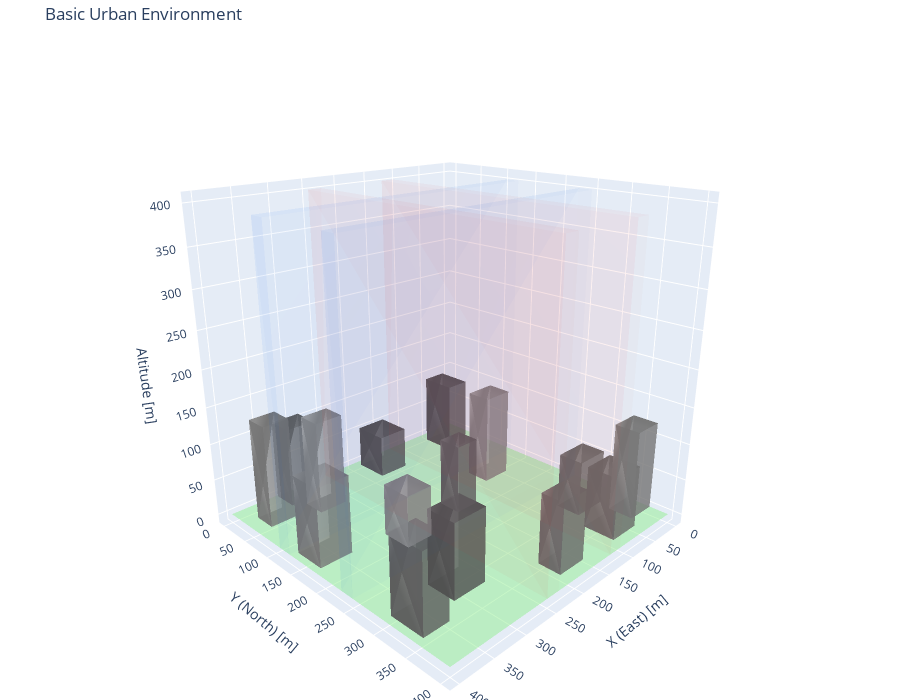

The cell this chart's notebook holds for it:
### Markdown cell above
## Example 1: Basic Urban Environment

2x2 corridor grid with 15 buildings.

### Code cell
corridors = generate_corridors(num_ew=2, num_ns=2, width="20", spacing="120", seed=42)
buildings = generate_buildings(corridors, num_buildings=15, seed=42)

print(f"Corridors: {len(corridors)}")
print(f"Buildings: {len(buildings)}")

fig = visualize_urban_environment(corridors, buildings, title="Basic Urban Environment")
fig.show()

### Figure 1 — Plotly figure (JSON) as saved in the notebook; plotly's stock layout.template omitted (floating-point values rounded to 4 significant figures)
{"data": [{"color": "lightgreen", "hoverinfo": "skip", "i": [0, 0], "j": [1, 2], "k": [2, 3], "name": "Ground", "opacity": 0.5, "type": "mesh3d", "x": [0, 400, 400, 0], "y": [0, 0, 400, 400], "z": [0, 0, 0, 0]}, {"color": "rgb(100, 100, 100)", "hovertemplate": "Building 0<br>Position: (172.2, 34.4)<br>Size: 43.5 x 47.8m<br>Height: 58.7m<extra></extra>", "i": [0, 0, 4, 4, 0, 1, 0, 3, 1, 2, 4, 5], "j": [1, 2, 5, 6, 1, 5, 3, 7, 2, 6, 5, 6], "k": [2, 3, 6, 7, 4, 4, 4, 4, 5, 5, 1, 2], "name": "Building 0", "opacity": 0.8, "type": "mesh3d", "x": [150.4, 193.9, 193.9, 150.4, 150.4, 193.9, 193.9, 150.4], "y": [10.49, 10.49, 58.34, 58.34, 10.49, 10.49, 58.34, 58.34], "z": [0, 0, 0, 0, 58.69, 58.69, 58.69, 58.69]}, {"color": "rgb(115, 115, 115)", "hovertemplate": "Building 1<br>Position: (311.1, 19.6)<br>Size: 40.9 x 34.4m<br>Height: 108.9m<extra></extra>", "i": [0, 0, 4, 4, 0, 1, 0, 3, 1, 2, 4, 5], "j": [1, 2, 5, 6, 1, 5, 3, 7, 2, 6, 5, 6], "k": [2, 3, 6, 7, 4, 4, 4, 4, 5, 5, 1, 2], "name": "Building 1", "opacity": 0.8, "type": "mesh3d", "x": [290.7, 331.6, 331.6, 290.7, 290.7, 331.6, 331.6, 290.7], "y": [2.376, 2.376, 36.78, 36.78, 2.376, 2.376, 36.78, 36.78], "z": [0, 0, 0, 0, 108.9, 108.9, 108.9, 108.9]}, {"color": "rgb(130, 130, 130)", "hovertemplate": "Building 2<br>Position: (78.1, 362.8)<br>Size: 46.1 x 44.0m<br>Height: 84.0m<extra></extra>", "i": [0, 0, 4, 4, 0, 1, 0, 3, 1, 2, 4, 5], "j": [1, 2, 5, 6, 1, 5, 3, 7, 2, 6, 5, 6], "k": [2, 3, 6, 7, 4, 4, 4, 4, 5, 5, 1, 2], "name": "Building 2", "opacity": 0.8, "type": "mesh3d", "x": [55.02, 101.1, 101.1, 55.02, 55.02, 101.1, 101.1, 55.02], "y": [340.8, 340.8, 384.8, 384.8, 340.8, 340.8, 384.8, 384.8], "z": [0, 0, 0, 0, 84.03, 84.03, 84.03, 84.03]}, {"color": "rgb(145, 145, 145)", "hovertemplate": "Building 3<br>Position: (367.4, 156.8)<br>Size: 46.1 x 44.6m<br>Height: 103.6m<extra></extra>", "i": [0, 0, 4, 4, 0, 1, 0, 3, 1, 2, 4, 5], "j": [1, 2, 5, 6, 1, 5, 3, 7, 2, 6, 5, 6], "k": [2, 3, 6, 7, 4, 4, 4, 4, 5, 5, 1, 2], "name": "Building 3", "opacity": 0.8, "type": "mesh3d", "x": [344.3, 390.5, 390.5, 344.3, 344.3, 390.5, 390.5, 344.3], "y": [134.5, 134.5, 179.1, 179.1, 134.5, 134.5, 179.1, 179.1], "z": [0, 0, 0, 0, 103.6, 103.6, 103.6, 103.6]}, {"color": "rgb(160, 160, 160)", "hovertemplate": "Building 4<br>Position: (79.6, 155.8)<br>Size: 42.2 x 33.4m<br>Height: 122.9m<extra></extra>", "i": [0, 0, 4, 4, 0, 1, 0, 3, 1, 2, 4, 5], "j": [1, 2, 5, 6, 1, 5, 3, 7, 2, 6, 5, 6], "k": [2, 3, 6, 7, 4, 4, 4, 4, 5, 5, 1, 2], "name": "Building 4", "opacity": 0.8, "type": "mesh3d", "x": [58.47, 100.7, 100.7, 58.47, 58.47, 100.7, 100.7, 58.47], "y": [139.1, 139.1, 172.5, 172.5, 139.1, 139.1, 172.5, 172.5], "z": [0, 0, 0, 0, 122.9, 122.9, 122.9, 122.9]}, {"color": "rgb(100, 100, 100)", "hovertemplate": "Building 5<br>Position: (50.4, 41.5)<br>Size: 34.4 x 50.0m<br>Height: 101.0m<extra></extra>", "i": [0, 0, 4, 4, 0, 1, 0, 3, 1, 2, 4, 5], "j": [1, 2, 5, 6, 1, 5, 3, 7, 2, 6, 5, 6], "k": [2, 3, 6, 7, 4, 4, 4, 4, 5, 5, 1, 2], "name": "Building 5", "opacity": 0.8, "type": "mesh3d", "x": [33.24, 67.62, 67.62, 33.24, 33.24, 67.62, 67.62, 33.24], "y": [16.49, 16.49, 66.44, 66.44, 16.49, 16.49, 66.44, 66.44], "z": [0, 0, 0, 0, 101.0, 101.0, 101.0, 101.0]}, {"color": "rgb(115, 115, 115)", "hovertemplate": "Building 6<br>Position: (370.7, 326.3)<br>Size: 37.6 x 49.9m<br>Height: 102.9m<extra></extra>", "i": [0, 0, 4, 4, 0, 1, 0, 3, 1, 2, 4, 5], "j": [1, 2, 5, 6, 1, 5, 3, 7, 2, 6, 5, 6], "k": [2, 3, 6, 7, 4, 4, 4, 4, 5, 5, 1, 2], "name": "Building 6", "opacity": 0.8, "type": "mesh3d", "x": [351.9, 389.5, 389.5, 351.9, 351.9, 389.5, 389.5, 351.9], "y": [301.3, 301.3, 351.3, 351.3, 301.3, 301.3, 351.3, 351.3], "z": [0, 0, 0, 0, 102.9, 102.9, 102.9, 102.9]}, {"color": "rgb(130, 130, 130)", "hovertemplate": "Building 7<br>Position: (183.5, 366.9)<br>Size: 42.8 x 32.2m<br>Height: 93.5m<extra></extra>", "i": [0, 0, 4, 4, 0, 1, 0, 3, 1, 2, 4, 5], "j": [1, 2, 5, 6, 1, 5, 3, 7, 2, 6, 5, 6], "k": [2, 3, 6, 7, 4, 4, 4, 4, 5, 5, 1, 2], "name": "Building 7", "opacity": 0.8, "type": "mesh3d", "x": [162.1, 204.9, 204.9, 162.1, 162.1, 204.9, 204.9, 162.1], "y": [350.8, 350.8, 383.0, 383.0, 350.8, 350.8, 383.0, 383.0], "z": [0, 0, 0, 0, 93.48, 93.48, 93.48, 93.48]}, {"color": "rgb(145, 145, 145)", "hovertemplate": "Building 8<br>Position: (362.6, 47.2)<br>Size: 36.2 x 31.2m<br>Height: 137.8m<extra></extra>", "i": [0, 0, 4, 4, 0, 1, 0, 3, 1, 2, 4, 5], "j": [1, 2, 5, 6, 1, 5, 3, 7, 2, 6, 5, 6], "k": [2, 3, 6, 7, 4, 4, 4, 4, 5, 5, 1, 2], "name": "Building 8", "opacity": 0.8, "type": "mesh3d", "x": [344.5, 380.7, 380.7, 344.5, 344.5, 380.7, 380.7, 344.5], "y": [31.59, 31.59, 62.75, 62.75, 31.59, 31.59, 62.75, 62.75], "z": [0, 0, 0, 0, 137.8, 137.8, 137.8, 137.8]}, {"color": "rgb(160, 160, 160)", "hovertemplate": "Building 9<br>Position: (295.8, 63.0)<br>Size: 39.7 x 31.4m<br>Height: 126.1m<extra></extra>", "i": [0, 0, 4, 4, 0, 1, 0, 3, 1, 2, 4, 5], "j": [1, 2, 5, 6, 1, 5, 3, 7, 2, 6, 5, 6], "k": [2, 3, 6, 7, 4, 4, 4, 4, 5, 5, 1, 2], "name": "Building 9", "opacity": 0.8, "type": "mesh3d", "x": [275.9, 315.6, 315.6, 275.9, 275.9, 315.6, 315.6, 275.9], "y": [47.33, 47.33, 78.71, 78.71, 47.33, 47.33, 78.71, 78.71], "z": [0, 0, 0, 0, 126.1, 126.1, 126.1, 126.1]}, {"color": "rgb(100, 100, 100)", "hovertemplate": "Building 10<br>Position: (300.0, 310.3)<br>Size: 48.7 x 41.4m<br>Height: 97.3m<extra></extra>", "i": [0, 0, 4, 4, 0, 1, 0, 3, 1, 2, 4, 5], "j": [1, 2, 5, 6, 1, 5, 3, 7, 2, 6, 5, 6], "k": [2, 3, 6, 7, 4, 4, 4, 4, 5, 5, 1, 2], "name": "Building 10", "opacity": 0.8, "type": "mesh3d", "x": [275.6, 324.3, 324.3, 275.6, 275.6, 324.3, 324.3, 275.6], "y": [289.6, 289.6, 331.0, 331.0, 289.6, 289.6, 331.0, 331.0], "z": [0, 0, 0, 0, 97.27, 97.27, 97.27, 97.27]}, {"color": "rgb(115, 115, 115)", "hovertemplate": "Building 11<br>Position: (172.0, 187.9)<br>Size: 33.8 x 31.9m<br>Height: 93.1m<extra></extra>", "i": [0, 0, 4, 4, 0, 1, 0, 3, 1, 2, 4, 5], "j": [1, 2, 5, 6, 1, 5, 3, 7, 2, 6, 5, 6], "k": [2, 3, 6, 7, 4, 4, 4, 4, 5, 5, 1, 2], "name": "Building 11", "opacity": 0.8, "type": "mesh3d", "x": [155.1, 188.9, 188.9, 155.1, 155.1, 188.9, 188.9, 155.1], "y": [171.9, 171.9, 203.8, 203.8, 171.9, 171.9, 203.8, 203.8], "z": [0, 0, 0, 0, 93.11, 93.11, 93.11, 93.11]}, {"color": "rgb(130, 130, 130)", "hovertemplate": "Building 12<br>Position: (60.2, 302.5)<br>Size: 48.0 x 34.2m<br>Height: 75.0m<extra></extra>", "i": [0, 0, 4, 4, 0, 1, 0, 3, 1, 2, 4, 5], "j": [1, 2, 5, 6, 1, 5, 3, 7, 2, 6, 5, 6], "k": [2, 3, 6, 7, 4, 4, 4, 4, 5, 5, 1, 2], "name": "Building 12", "opacity": 0.8, "type": "mesh3d", "x": [36.19, 84.16, 84.16, 36.19, 36.19, 84.16, 84.16, 36.19], "y": [285.4, 285.4, 319.6, 319.6, 285.4, 285.4, 319.6, 319.6], "z": [0, 0, 0, 0, 74.95, 74.95, 74.95, 74.95]}, {"color": "rgb(145, 145, 145)", "hovertemplate": "Building 13<br>Position: (21.4, 355.3)<br>Size: 41.5 x 35.1m<br>Height: 120.9m<extra></extra>", "i": [0, 0, 4, 4, 0, 1, 0, 3, 1, 2, 4, 5], "j": [1, 2, 5, 6, 1, 5, 3, 7, 2, 6, 5, 6], "k": [2, 3, 6, 7, 4, 4, 4, 4, 5, 5, 1, 2], "name": "Building 13", "opacity": 0.8, "type": "mesh3d", "x": [0.6063, 42.14, 42.14, 0.6063, 0.6063, 42.14, 42.14, 0.6063], "y": [337.7, 337.7, 372.8, 372.8, 337.7, 337.7, 372.8, 372.8], "z": [0, 0, 0, 0, 120.9, 120.9, 120.9, 120.9]}, {"color": "rgb(160, 160, 160)", "hovertemplate": "Building 14<br>Position: (271.0, 198.0)<br>Size: 38.3 x 42.6m<br>Height: 69.4m<extra></extra>", "i": [0, 0, 4, 4, 0, 1, 0, 3, 1, 2, 4, 5], "j": [1, 2, 5, 6, 1, 5, 3, 7, 2, 6, 5, 6], "k": [2, 3, 6, 7, 4, 4, 4, 4, 5, 5, 1, 2], "name": "Building 14", "opacity": 0.8, "type": "mesh3d", "x": [251.9, 290.2, 290.2, 251.9, 251.9, 290.2, 290.2, 251.9], "y": [176.7, 176.7, 219.3, 219.3, 176.7, 176.7, 219.3, 219.3], "z": [0, 0, 0, 0, 69.44, 69.44, 69.44, 69.44]}, {"color": "rgba(0, 100, 255, 0.15)", "hovertemplate": "Corridor 0<br>Direction: EW<br>Center: 120.0m<br>Width: 20.0m<extra></extra>", "i": [0, 0, 4, 4, 0, 1, 0, 3, 1, 2, 4, 5], "j": [1, 2, 5, 6, 1, 5, 3, 7, 2, 6, 5, 6], "k": [2, 3, 6, 7, 4, 4, 4, 4, 5, 5, 1, 2], "name": "EW corridor 0", "opacity": 0.15, "type": "mesh3d", "x": [0, 400, 400, 0, 0, 400, 400, 0], "y": [110, 110, 130, 130, 110, 110, 130, 130], "z": [0, 0, 0, 0, 400, 400, 400, 400]}, {"color": "rgba(0, 100, 255, 0.15)", "hovertemplate": "Corridor 1<br>Direction: EW<br>Center: 240.0m<br>Width: 20.0m<extra></extra>", "i": [0, 0, 4, 4, 0, 1, 0, 3, 1, 2, 4, 5], "j": [1, 2, 5, 6, 1, 5, 3, 7, 2, 6, 5, 6], "k": [2, 3, 6, 7, 4, 4, 4, 4, 5, 5, 1, 2], "name": "EW corridor 1", "opacity": 0.15, "type": "mesh3d", "x": [0, 400, 400, 0, 0, 400, 400, 0], "y": [230, 230, 250, 250, 230, 230, 250, 250], "z": [0, 0, 0, 0, 400, 400, 400, 400]}, {"color": "rgba(255, 50, 50, 0.15)", "hovertemplate": "Corridor 2<br>Direction: NS<br>Center: 120.0m<br>Width: 20.0m<extra></extra>", "i": [0, 0, 4, 4, 0, 1, 0, 3, 1, 2, 4, 5], "j": [1, 2, 5, 6, 1, 5, 3, 7, 2, 6, 5, 6], "k": [2, 3, 6, 7, 4, 4, 4, 4, 5, 5, 1, 2], "name": "NS corridor 2", "opacity": 0.15, "type": "mesh3d", "x": [110, 130, 130, 110, 110, 130, 130, 110], "y": [0, 0, 400, 400, 0, 0, 400, 400], "z": [0, 0, 0, 0, 400, 400, 400, 400]}, {"color": "rgba(255, 50, 50, 0.15)", "hovertemplate": "Corridor 3<br>Direction: NS<br>Center: 240.0m<br>Width: 20.0m<extra></extra>", "i": [0, 0, 4, 4, 0, 1, 0, 3, 1, 2, 4, 5], "j": [1, 2, 5, 6, 1, 5, 3, 7, 2, 6, 5, 6], "k": [2, 3, 6, 7, 4, 4, 4, 4, 5, 5, 1, 2], "name": "NS corridor 3", "opacity": 0.15, "type": "mesh3d", "x": [230, 250, 250, 230, 230, 250, 250, 230], "y": [0, 0, 400, 400, 0, 0, 400, 400], "z": [0, 0, 0, 0, 400, 400, 400, 400]}], "layout": {"height": 700, "margin": {"b": 0, "l": 0, "r": 0, "t": 40}, "scene": {"aspectmode": "data", "camera": {"eye": {"x": 1.5, "y": 1.5, "z": 0.8}}, "xaxis": {"title": {"text": "X (East) [m]"}}, "yaxis": {"title": {"text": "Y (North) [m]"}}, "zaxis": {"title": {"text": "Altitude [m]"}}}, "title": {"text": "Basic Urban Environment"}}}
